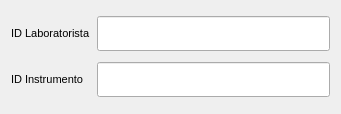
     <widget class="QWidget" name="gridLayoutWidget_3">
      <property name="geometry">
       <rect>
        <x>760</x>
        <y>60</y>
        <width>341</width>
        <height>114</height>
       </rect>
      </property>
      <layout class="QGridLayout" name="gridLayout">
       <item row="1" column="0">
        <widget class="QLabel" name="label_6">
         <property name="font">
          <font>
           <family>Arial</family>
           <pointsize>8</pointsize>
          </font>
         </property>
         <property name="styleSheet">
          <string notr="true">QLabel{
border: white;
}</string>
         </property>
         <property name="text">
          <string>ID Instrumento</string>
         </property>
        </widget>
       </item>
       <item row="1" column="1">
        <widget class="QLineEdit" name="lineEdit_6">
         <property name="minimumSize">
          <size>
           <width>0</width>
           <height>35</height>
          </size>
         </property>
         <property name="font">
          <font>
           <family>Arial</family>
          </font>
         </property>
         <property name="styleSheet">
          <string notr="true"/>
         </property>
        </widget>
       </item>
       <item row="0" column="1">
        <widget class="QLineEdit" name="lineEdit_3">
         <property name="minimumSize">
          <size>
           <width>0</width>
           <height>35</height>
          </size>
         </property>
         <property name="font">
          <font>
           <family>Arial</family>
          </font>
         </property>
         <property name="styleSheet">
          <string notr="true"/>
         </property>
        </widget>
       </item>
       <item row="0" column="0">
        <widget class="QLabel" name="label_3">
         <property name="font">
          <font>
           <family>Arial</family>
           <pointsize>8</pointsize>
          </font>
         </property>
         <property name="styleSheet">
          <string notr="true">QLabel{
border: white;
}</string>
         </property>
         <property name="text">
          <string>ID Laboratorista</string>
         </property>
        </widget>
       </item>
      </layout>
     </widget>
